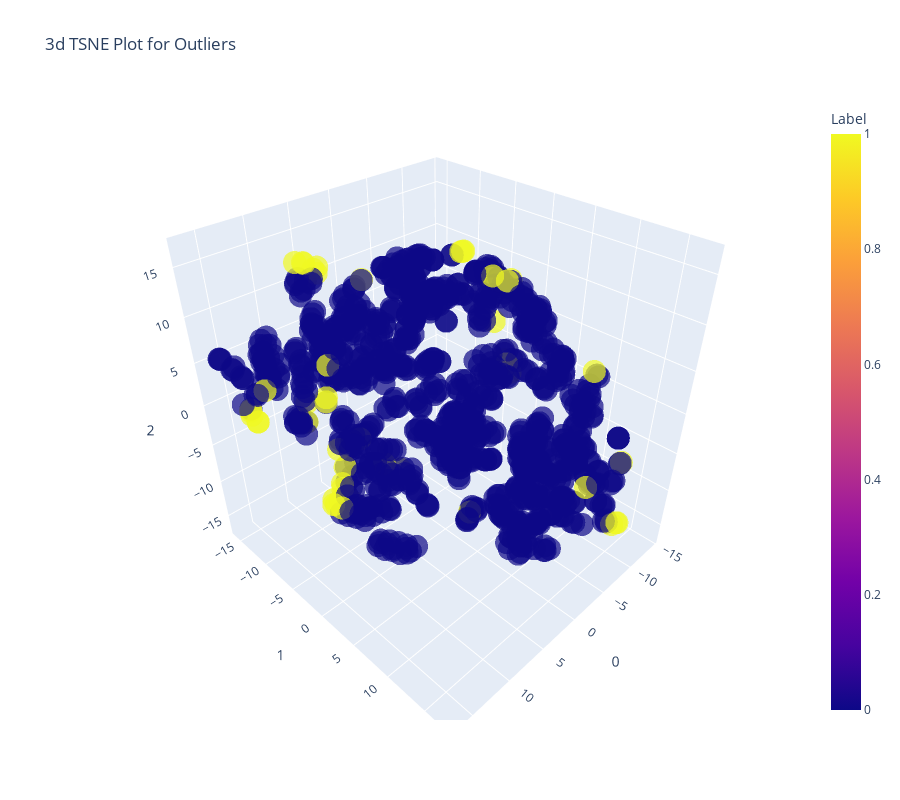

Notebook code cell kept with this figure:
### Markdown cell above
Two columns Label and Score are added towards the end. 0 stands for inliers and 1 for outliers/anomalies. Score is the values computed by the algorithm.

### Code cell
plot_model(iforest)

### Figure 1 — Plotly figure (JSON) as saved in the notebook; plotly's stock layout.template omitted (floating-point values rounded to 4 significant figures; data arrays with more than 128 entries replaced by an {"elided": "..."} marker saying what was removed)
{"data": [{"customdata": {"elided": "1026x1 str values"}, "hovertemplate": "0=%{x}<br>1=%{y}<br>2=%{z}<br>Feature=%{customdata[0]}<br>Label=%{marker.color}<extra></extra>", "legendgroup": "", "marker": {"color": {"elided": "1026 int values"}, "coloraxis": "coloraxis", "opacity": 0.7, "symbol": "circle"}, "mode": "markers", "name": "", "scene": "scene", "showlegend": false, "type": "scatter3d", "x": {"elided": "1026 float values"}, "y": {"elided": "1026 float values"}, "z": {"elided": "1026 float values"}}], "layout": {"coloraxis": {"colorbar": {"title": {"text": "Label"}}, "colorscale": [[0, "#0d0887"], [0.1111, "#46039f"], [0.2222, "#7201a8"], [0.3333, "#9c179e"], [0.4444, "#bd3786"], [0.5556, "#d8576b"], [0.6667, "#ed7953"], [0.7778, "#fb9f3a"], [0.8889, "#fdca26"], [1, "#f0f921"]]}, "height": 800, "legend": {"tracegroupgap": 0}, "scene": {"domain": {"x": [0, 1], "y": [0, 1]}, "xaxis": {"title": {"text": "0"}}, "yaxis": {"title": {"text": "1"}}, "zaxis": {"title": {"text": "2"}}}, "title": {"text": "3d TSNE Plot for Outliers"}, "width": 900}}
